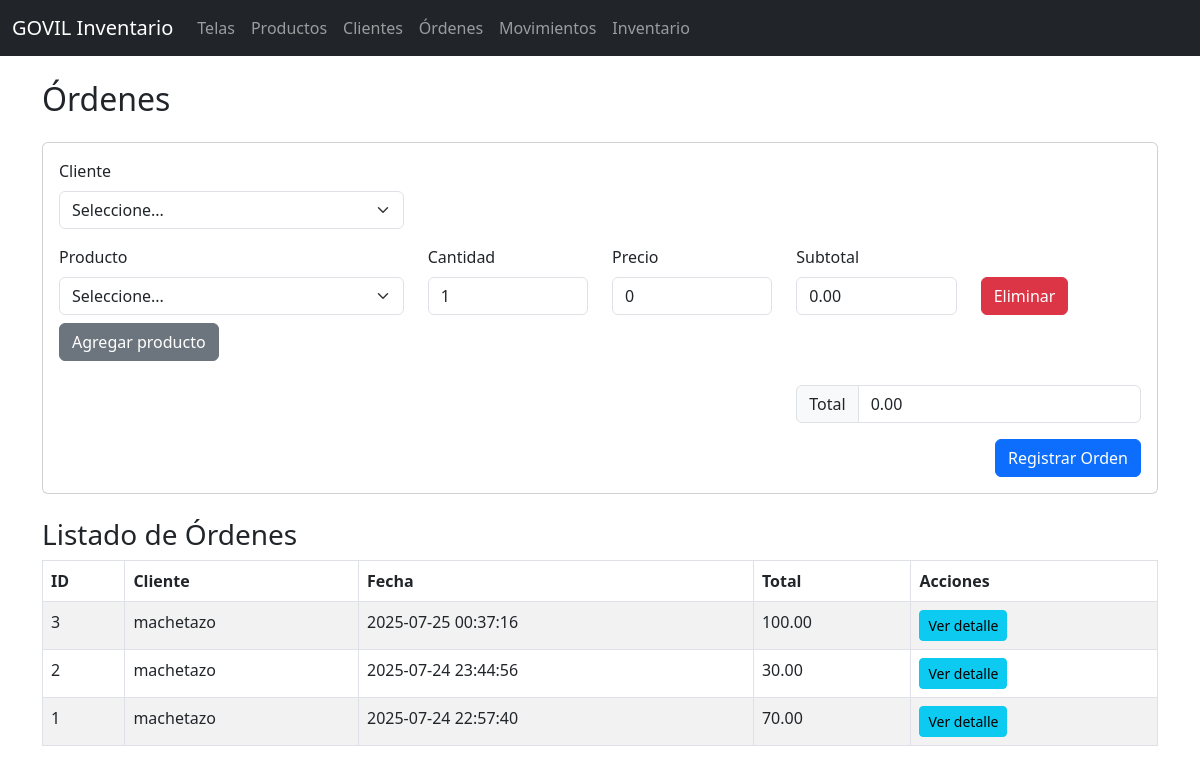
Screenshot of /pages/ordenes.php with the database file from the repository.
### tables this page shows
CREATE TABLE `ordenes` (
  `id` int(11) NOT NULL,
  `cliente_id` int(11) NOT NULL,
  `fecha` datetime DEFAULT current_timestamp(),
  `total` decimal(10,2) NOT NULL
);

CREATE TABLE `clientes` (
  `id` int(11) NOT NULL,
  `nombre` varchar(100) NOT NULL,
  `telefono` varchar(20) DEFAULT NULL,
  `direccion` varchar(200) DEFAULT NULL
);

### pages/ordenes.php (the view, shortened to what this page needs)
<?php
include '../includes/header.php';
include '../includes/db.php';
$ordenes = $conn->query("SELECT o.*, c.nombre as cliente FROM ordenes o JOIN clientes c ON o.cliente_id = c.id ORDER BY o.fecha DESC");
?>
<h2 class="mb-4">Órdenes</h2>
<div class="card mb-4">
  <div class="card-body">
    <form method="post" id="formOrden">
      <div class="row mb-3">
        <div class="col-md-4">
          <label class="form-label">Cliente</label>
          <select name="cliente_id" class="form-select" required>
            <option value="">Seleccione...</option>
          </select>
        </div>
      </div>
      <div id="productosContainer">
      <template id="productoTemplate">
  <div class="row align-items-end mb-2 producto-row">
    <div class="col-md-4">
      <label class="form-label">Producto</label>
      <select name="producto_id[]" class="form-select producto-select" required>
        <option value="">Seleccione...</option>
      </select>
    </div>
    <div class="col-md-2">
      <label class="form-label">Cantidad</label>
      <input type="number" name="cantidad[]" class="form-control cantidad-input" min="1" value="1" required>
    </div>
    <div class="col-md-2">
      <label class="form-label">Precio</label>
      <input type="number" name="precio[]" class="form-control precio-input" step="0.01" min="0" value="0" required readonly>
    </div>
    <div class="col-md-2">
      <label class="form-label">Subtotal</label>
      <input type="number" class="form-control subtotal-input" value="0" readonly>
    </div>
    <div class="col-md-2">
      <button type="button" class="btn btn-danger btn-remove-producto">Eliminar</button>
    </div>
  </div>
</template>
      </div>
      <button type="button" class="btn btn-secondary mb-2" id="btnAgregarProducto">Agregar producto</button>
      <div class="row mt-3">
        <div class="col-md-4 offset-md-8">
          <div class="input-group">
            <span class="input-group-text">Total</span>
            <input type="number" name="total" id="totalOrden" class="form-control" value="0" readonly>
          </div>
        </div>
      </div>
      <div class="row mt-3">
        <div class="col-md-12 text-end">
          <button type="submit" class="btn btn-primary">Registrar Orden</button>
        </div>
      </div>
    </form>
  </div>
</div>
<h3>Listado de Órdenes</h3>
<div class="table-responsive">
  <table class="table table-bordered table-striped">
    <thead>
      <tr>
        <th>ID</th>
        <th>Cliente</th>
        <th>Fecha</th>
        <th>Total</th>
        <th>Acciones</th>
      </tr>
    </thead>
    <tbody>
      <?php
      while($orden = $ordenes->fetch_assoc()): ?>
      <tr>
        <td><?= $orden['id'] ?></td>
        <td><?= htmlspecialchars($orden['cliente']) ?></td>
        <td><?= $orden['fecha'] ?></td>
        <td><?= $orden['total'] ?></td>
        <td>
          <button class="btn btn-info btn-sm" data-bs-toggle="modal" data-bs-target="#modalDetalle<?= $orden['id'] ?>">Ver detalle</button>
        </td>
      </tr>
      <?php
      endwhile;
      ?>
    </tbody>
  </table>
</div>
<?php include '../includes/footer.php'; ?>

### rows the page displays
ordenes: id "3", cliente.nombre "machetazo", fecha "2025-07-25 00:37:16", total "100.00"
ordenes: id "2", cliente.nombre "machetazo", fecha "2025-07-24 23:44:56", total "30.00"
ordenes: id "1", cliente.nombre "machetazo", fecha "2025-07-24 22:57:40", total "70.00"
